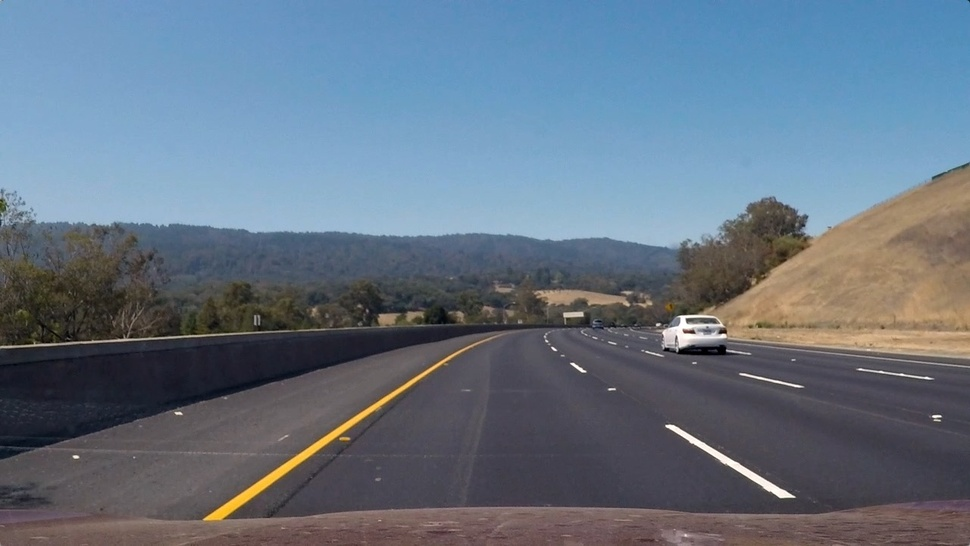
#> input picture test_images/test3.jpg, 970 x 546 px, shrunk from 1280 x 720 before the run
$ python camera_calibration.py
#> lines starting #> are read from the running program, lines starting #| are printed output that depends on the picture
import numpy as np
import cv2
import glob
import matplotlib.pyplot as plt
import pickle

def calibrate():
    # prepare object points, like (0,0,0), (1,0,0), (2,0,0) ....,(6,5,0)
    objp = np.zeros((6*8,3), np.float32)
    objp[:,:2] = np.mgrid[0:8, 0:6].T.reshape(-1,2)

    # Arrays to store object points and image points from all the images.
    objpoints = [] # 3d points in real world space
    imgpoints = [] # 2d points in image plane.

    # Make a list of calibration images
    images = glob.glob('test_images/calibration_wide/GO*.jpg')

    # Step through the list and search for chessboard corners
    for idx, fname in enumerate(images):
        img = cv2.imread(fname)
        gray = cv2.cvtColor(img, cv2.COLOR_BGR2GRAY)

        # Find the chessboard corners
        ret, corners = cv2.findChessboardCorners(gray, (8,6), None)

        # If found, add object points, image points
        if ret:
            objpoints.append(objp)
            imgpoints.append(corners)
            cv2.drawChessboardCorners(img, (8,6), corners, ret)

    img_size = (img.shape[1], img.shape[0])
    ret, mtx, dist, rvecs, tvecs = cv2.calibrateCamera(objpoints, imgpoints, img_size,None,None)

    # Save the camera calibration result for later use (we won't worry about rvecs / tvecs)
    dist_pickle = {}
    dist_pickle["mtx"] = mtx
    dist_pickle["dist"] = dist
    pickle.dump( dist_pickle, open( "test_images/calibration_wide/wide_dist_pickle.p", "wb" ) )

if __name__ == "__main__":
    img = cv2.imread('test_images/test3.jpg')
#> img is the input picture: shape (546, 970, 3); mean B, G, R 130.7, 115.3, 101.1
    img_size = (img.shape[1], img.shape[0])
#> img_size = (970, 546)

    points = pickle.load( open("test_images/calibration_wide/wide_dist_pickle.p", "rb"))
#> (reads wide_dist_pickle.p from the repository)
    mtx = points["mtx"]
    dist = points["dist"]

    dst = cv2.undistort(img, mtx, dist, None, mtx)
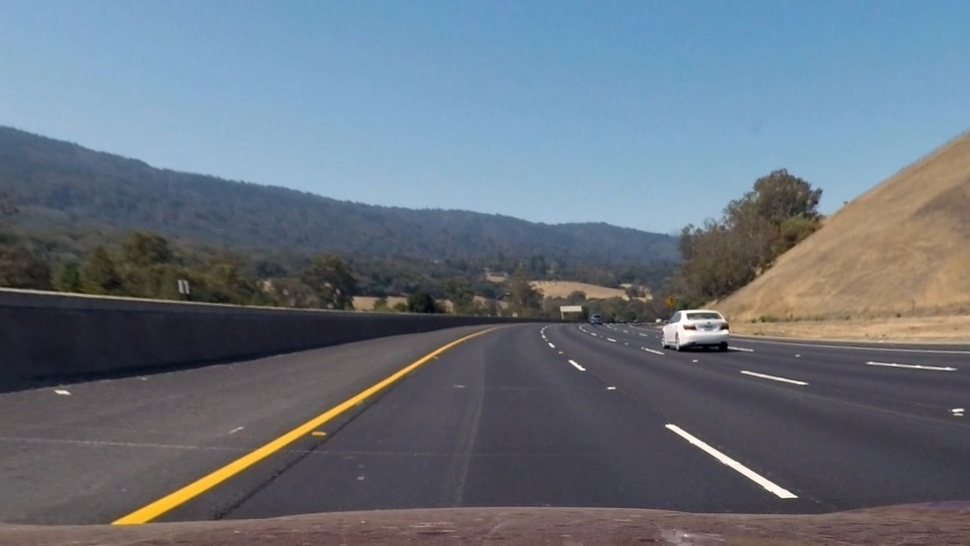
#> dst: shape (546, 970, 3); mean B, G, R 126, 114.2, 103.7

    f, (ax1, ax2) = plt.subplots(1, 2, figsize=(20,10))
    ax1.imshow(img)
    ax1.set_title('Original Image', fontsize=30)
    ax2.imshow(dst)
    ax2.set_title('Undistorted Image', fontsize=30)
    plt.show()
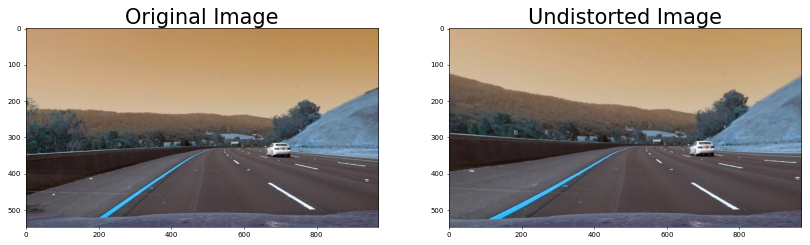
#> figure drawn by matplotlib, 2 panels; B, G, R data is drawn as R, G, B
